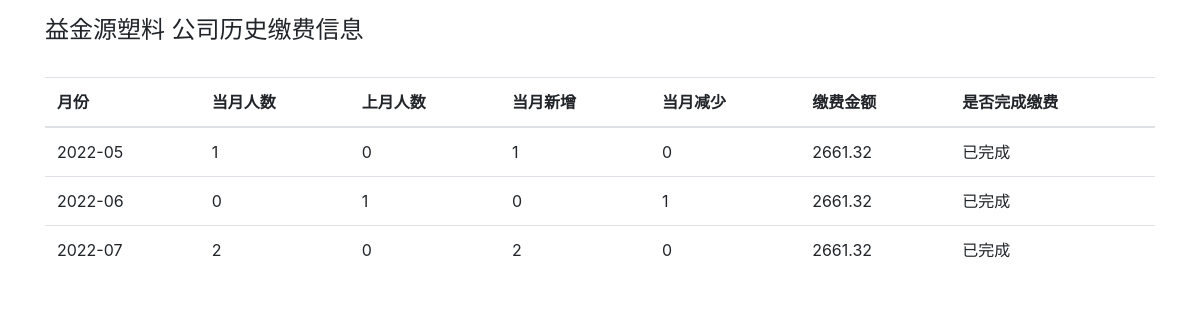
The page /company_pay_history/益金源塑料 on the database as committed earlier.
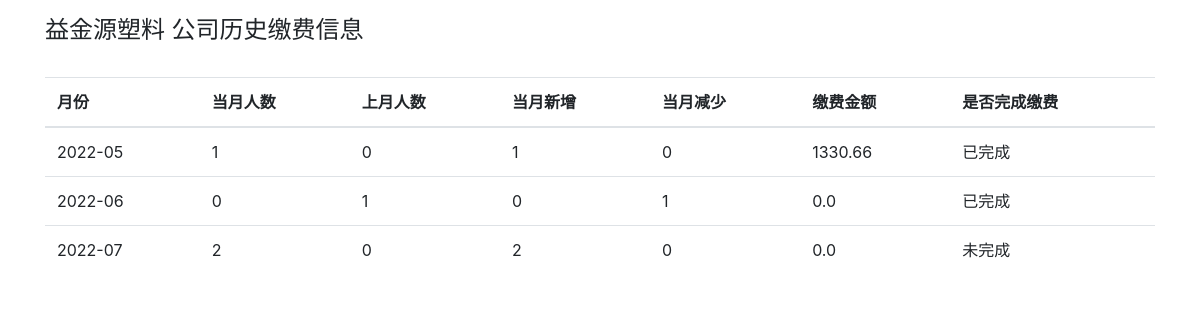
The same page on the database as committed later.
### report.py (models this page shows, shortened)
class Reports(db.Model):
    report_id = db.Column('report_id', db.Integer, primary_key=True)
    cur_month = db.Column('cur_month', db.String(200))
    company_name = db.Column('company_name', db.String(200))
    code = db.Column(db.String(200))
    zwwname = db.Column(db.String(200))
    scode = db.Column(db.String(200))
    last_month_cnt = db.Column(db.Integer)
    cur_month_cnt = db.Column(db.Integer)
    cur_month_add = db.Column(db.Integer)
    cur_month_remove = db.Column(db.Integer)
    members_check = db.Column(db.String(200))
    members_check_person = db.Column(db.String(200))
    reportable_check = db.Column(db.String(200))
    reportable_check_person = db.Column(db.String(200))
    injury = db.Column(db.String(200))
    endowment = db.Column(db.String(200))
    unemployment = db.Column(db.String(200))
    medical = db.Column(db.String(200))
    birth = db.Column(db.String(200))
    ill_cnt = db.Column(db.Integer)
    predict_fee = db.Column(db.Float)
    real_fee = db.Column(db.Float)
    reason_text = db.Column(db.String(200))
    report_state = db.Column(db.String(200))
    report_person = db.Column(db.String(200))
    pay_type = db.Column(db.String(200))
    pay_list_print = db.Column(db.String(200))
    pay_state = db.Column(db.String(200))
    pay_check_person = db.Column(db.String(200))
    UniqueConstraint(cur_month, company_name, name='uix_1')

### main.py (the view)
@app.route('/company_pay_history/<company_name>', methods=['GET', 'POST'])
def company_pay_history(company_name):
    return render_template('company_pay_history.html',
                           company_name=company_name,
                           reports=Reports.query.filter_by(company_name=company_name).all())

### templates/company_pay_history.html (shortened to what this page needs)
<!DOCTYPE html>
<html lang="en">
<head>
    <link rel="stylesheet" href="https://cdn.staticfile.org/twitter-bootstrap/4.3.1/css/bootstrap.min.css">
</head>
<body>
<div class="container">
    <h4>{{ company_name }}&nbsp;公司历史缴费信息</h4>
    <br>
    <table class="table table-hover">
        <thead>
        <tr>
            <th>月份</th>
            <th>当月人数</th>
            <th>上月人数</th>
            <th>当月新增</th>
            <th>当月减少</th>
            <th>缴费金额</th>
            <th>是否完成缴费</th>
        </tr>
        </thead>
        <tbody>
        {% for report in reports %}
            <tr>
                <td>{{ report.cur_month }}</td>
                <td>{{ report.cur_month_cnt }}</td>
                <td>{{ report.last_month_cnt }}</td>
                <td>{{ report.cur_month_add }}</td>
                <td>{{ report.cur_month_remove }}</td>
                <td>{{ report.real_fee }}</td>
                <td>{{ report.pay_state }}</td>
            </tr>
        {% endfor %}
        </tbody>
    </table>
</div>
</body>
</html>

Rows that differ between the two databases and show on the page:
changed Reports (number 1 of 3 on the later page): real_fee "2661.32" → "1330.66"
changed Reports (number 2 of 3 on the later page): real_fee "2661.32" → "0.0"
changed Reports: real_fee "2661.32" → "0.0"; pay_state "已完成" → "未完成"
